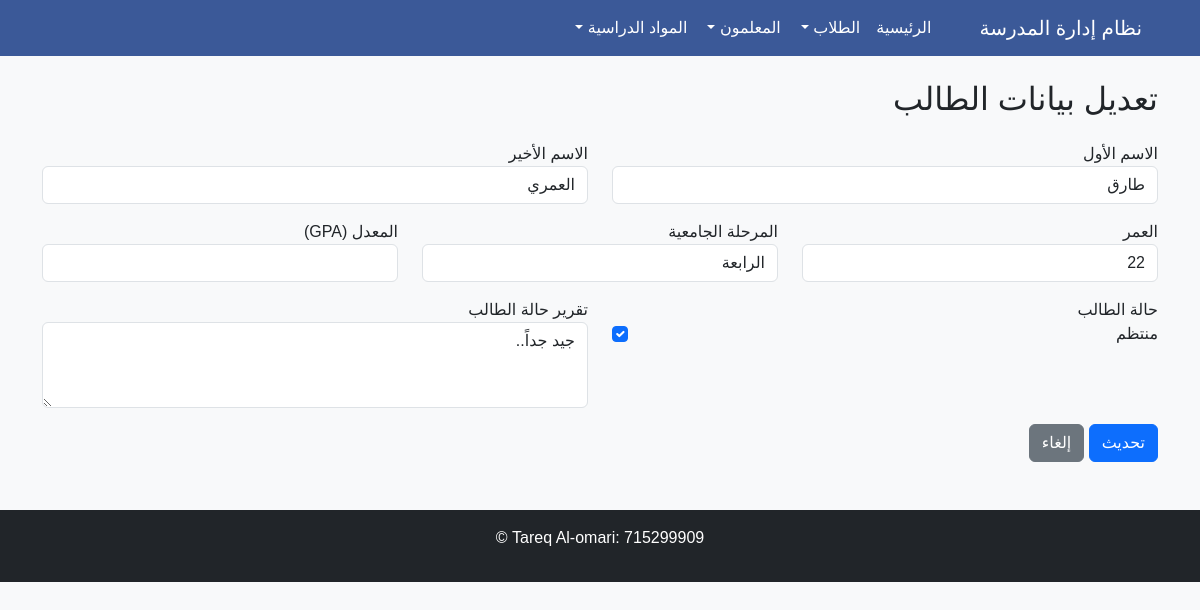
The app's page /update/1/ with its own data.
### students/models.py (models this page shows, shortened)
class Student(models.Model):
    f_name = models.CharField(max_length=50, verbose_name="الاسم الأول")
    l_name = models.CharField(max_length=50, verbose_name="الاسم الأخير")
    age = models.IntegerField(verbose_name="العمر")
    level = models.CharField(max_length=10, verbose_name="المرحلة الجامعية")
    gpa = models.DecimalField(max_digits=4, decimal_places=2, verbose_name="المعدل")
    status = models.BooleanField(default=True, verbose_name="منتظم")
    report = models.TextField(blank=True, null=True, verbose_name="ملاحظة")
    class Meta:
        verbose_name = "طالب"
        verbose_name_plural = "الطلاب"

### students/views.py (the view)
# urls.py: path('update/<int:id>/', views.course_update, name='course_update'),
def update(request, id):
    student = get_object_or_404(Student, id=id)
    if request.method == 'POST':
        student.f_name = request.POST.get('f_name')
        student.l_name = request.POST.get('l_name')
        student.age = request.POST.get('age')
        student.gpa = request.POST.get('gpa')
        student.level = request.POST.get('level')
        student.status = request.POST.get('status') == 'on'
        student.report = request.POST.get('report')
        student.save()
        return render(request, 'messages/updated.html')
    else:
        return render(request, 'update_student.html', {'student': student})

### templates/update_student.html (shortened to what this page needs)
{% extends 'base.html' %}
{% block content %}
<h2 class="mb-4">تعديل بيانات الطالب</h2>
<form method="POST">
    <div class="row">
        <div class="col-md-6">
            <div class="form-group mb-3">
                <label for="f_name">الاسم الأول</label>
                <input type="text" class="form-control" id="f_name" name="f_name" value="{{ student.f_name }}" required>
            </div>
        </div>
        <div class="col-md-6">
            <div class="form-group mb-3">
                <label for="l_name">الاسم الأخير</label>
                <input type="text" class="form-control" id="l_name" name="l_name" value="{{ student.l_name }}" required>
            </div>
        </div>
    </div>
    <div class="row">
        <div class="col-md-4">
            <div class="form-group mb-3">
                <label for="age">العمر</label>
                <input type="number" class="form-control" id="age" name="age" value="{{ student.age }}" required>
            </div>
        </div>
        <div class="col-md-4">
            <div class="form-group mb-3">
                <label for="level">المرحلة الجامعية</label>
                <select class="form-control" id="level" name="level" required>
                    <option value="4th" {% if student.level == "4th" %}selected{% endif %}>الرابعة</option>
                </select>
            </div>
        </div>
        <div class="col-md-4">
            <div class="form-group mb-3">
                <label for="gpa">المعدل (GPA)</label>
                <input type="number" step="0.01" class="form-control" id="gpa" name="gpa" value="{{ student.gpa }}" required>
            </div>
        </div>
    </div>
    <div class="row">
        <div class="col-md-6">
            <div class="form-group mb-3">
                <label for="status">حالة الطالب</label>
                <div class="form-check">
                    <input class="form-check-input" type="checkbox" id="status" name="status" {% if student.status %}checked{% endif %}>
                    <label class="form-check-label" for="status">منتظم</label>
                </div>
            </div>
        </div>
        <div class="col-md-6">
            <div class="form-group mb-3">
                <label for="report">تقرير حالة الطالب</label>
                <textarea class="form-control" id="report" name="report" rows="3">{{ student.report }}</textarea>
            </div>
        </div>
    </div>
    <button type="submit" class="btn btn-primary">تحديث</button>
    <a href="{% url 'student:students' %}" class="btn btn-secondary">إلغاء</a>
</form>
{% endblock %}

### templates/base.html (style rules this page uses)
body { font-family: 'Arial', sans-serif; background-color: #f8f9fa; }

### records on screen
Student: f_name "طارق", l_name "العمري", age "22", level "الرابعة", status "☑", report "جيد جداً.."
